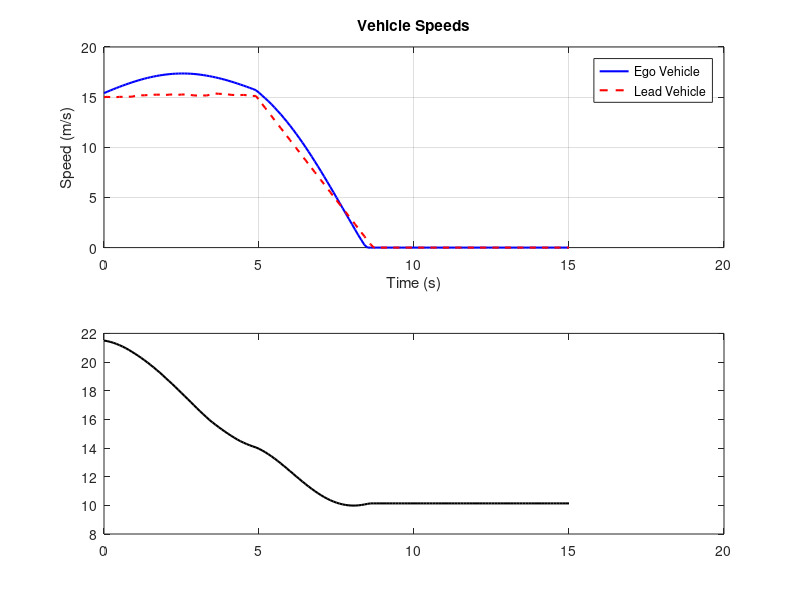

Here is the MATLAB script that generated this plot: (Note: this script raises an error after producing the figure.)
%Full-Stop-Scenario 

% Vehicle and Controller Parameters 

v_ego = 15; % m/s (Initial speed) 

v_lead = 15; % m/s (Initial speed) 

x_ego = 0;   % Initial position 

x_lead = 20; % Initial position 

 

desired_distance = 17.5; % m (Target distance) 

critical_distance = 10;  % m (Absolute minimum distance) 

upper_distance_limit = 25; % m (Target upper boundary) 

 

max_force = 8000;      % N (Max acceleration/braking force for ego) 

mass_ego = 1500;       % kg 

 

% --- Scenario Parameters --- %  

t_brake_start = 5; % Time when the lead car starts braking 

lead_brake_deceleration = 4; % m/s^2 (Positive value for deceleration rate) 

 

 

% Simulation setup 

time_step = 0.1; % s (time step) 

simulation_time = 15; % s (simulation time) 

time_vector = 0:time_step:simulation_time; 

 

% PID state 

integral_error = 0; 

previous_error = 0; 

 

% Data Logs 

v_ego_log = zeros(size(time_vector)); % Ego Velocity 

v_lead_log = zeros(size(time_vector)); % Lead Velocity 

distance_log = zeros(size(time_vector)); % Inter-Vehicle Distance 

 

for i = 1:length(time_vector) 

    t = time_vector(i); 

 

    % --- Lead Vehicle Dynamics --- % 

    if t >= t_brake_start && v_lead > 0 

        % Braking phase: Apply constant deceleration until stopped 

        a_lead = -lead_brake_deceleration; % Negative acceleration 

        v_lead_new = v_lead + a_lead * time_step; 

        v_lead = max(0, v_lead_new); % Ensures speed doesn't go below zero 

 

    elseif t >= t_brake_start && v_lead == 0 

        % Stopped phase: Keep speed at zero 

        a_lead = 0; 

        % v_lead remains 0 

 

    else % t < t_brake_start 

        % Normal phase (before braking): Apply random fluctuation 

        a_lead = randn() * 0.3; % random noise with deviation 0f 0.3 

        v_lead = max(0, v_lead + a_lead * time_step); % Update lead speed 

    end 

 

    % Update lead position (always happens based on current v_lead) 

    x_lead = x_lead + v_lead * time_step; 

    % --- End Lead Vehicle Dynamics --- 

 

    % Compute distance between vehicles 

    distance = x_lead - x_ego; % Calculate distance (allow it to be < 0 for collision detection) 

 

    % PID error relative to the desired distance 

    error = distance - desired_distance; 

 

    % --- Control Logic --- 

    if distance < critical_distance 

        % Emergency Override: Apply full braking if below critical distance 

        control_force = -max_force; 

        integral_error = 0; % Reset integral term 

if distance <= 0 

        end 

    else 

        % Adaptive PID: Adjust gains based on current distance relative to boundaries 

        if distance < 14 % Getting close to the lower bound (10m < d < 14m) 

            Kp = 1000;  Ki = 30; Kd = 350; 

        elseif distance > 22 % Getting close to the upper bound (d > 22m) 

            Kp = 600;  Ki = 10; Kd = 150; 

        else % Near the desired distance (14m <= d <= 22m) 

            Kp = 500;  Ki = 20; Kd = 100; 

        end 

 

        % PID controller calculation 

        integral_error = integral_error + error * time_step; 

        derivative_error = (error - previous_error) / time_step; 

        control_force = Kp * error + Ki * integral_error + Kd * derivative_error; 

 

        % Saturate control force to vehicle limits 

        control_force = max(-max_force, min(control_force, max_force)); 

    end 

 

    % Apply control force to ego vehicle dynamics 

    a_ego = control_force / mass_ego; 

    % Allow ego speed to become zero if braking dictates it 

    v_ego_new = v_ego + a_ego * time_step; 

    v_ego = max(0, v_ego_new); % Ensure ego speed doesn't go below zero 

 

    % Log data for plotting 

    v_ego_log(i) = v_ego; 

    v_lead_log(i) = v_lead; 

 

    % Update ego position only if ego speed is positive OR if distance is still positive 

    % This prevents the ego vehicle from reversing if control_force stays negative after stopping 

    if v_ego > 0 || distance > 0  

         x_ego = x_ego + v_ego * time_step; 

    end 

    %log Distance 

    distance_log(i) = distance; 

    % Save error for next iteration's derivative calculation 

    previous_error = error; 

    % Print simulation state 

    if mod(i-1, round(1/time_step)) == 0  % Print every 1 second 

        fprintf('Time: %6.2f s | Ego Speed: %6.2f m/s | Lead Speed: %6.2f m/s | Distance: %6.2f m\n', ... 

            t, v_ego, v_lead, distance); 

    end 

end 

 

% Speed Plot 

subplot(2,1,1); 

plot(time_vector, v_ego_log, 'b', 'LineWidth', 1.5); hold on; 

plot(time_vector, v_lead_log, 'r--', 'LineWidth', 1.5); 

xlabel('Time (s)'); ylabel('Speed (m/s)'); 

title('Vehicle Speeds'); legend('Ego Vehicle', 'Lead Vehicle', 'Location', 'best');  

grid on; 

 

hold off; 

 

% Distance Plot 

subplot(2,1,2); 

plot(time_vector, distance_log, 'k', 'LineWidth', 1.5); hold on; 

% Plot boundaries and desired distance 

yline(critical_distance, 'm:', 'LineWidth', 1.5, 'Label', 'Critical Distance (10m)'); 

xlabel('Time (s)'); ylabel('Distance (m)'); 

title('Inter-Vehicle Distance'); 

grid on; 

 

hold off; 
